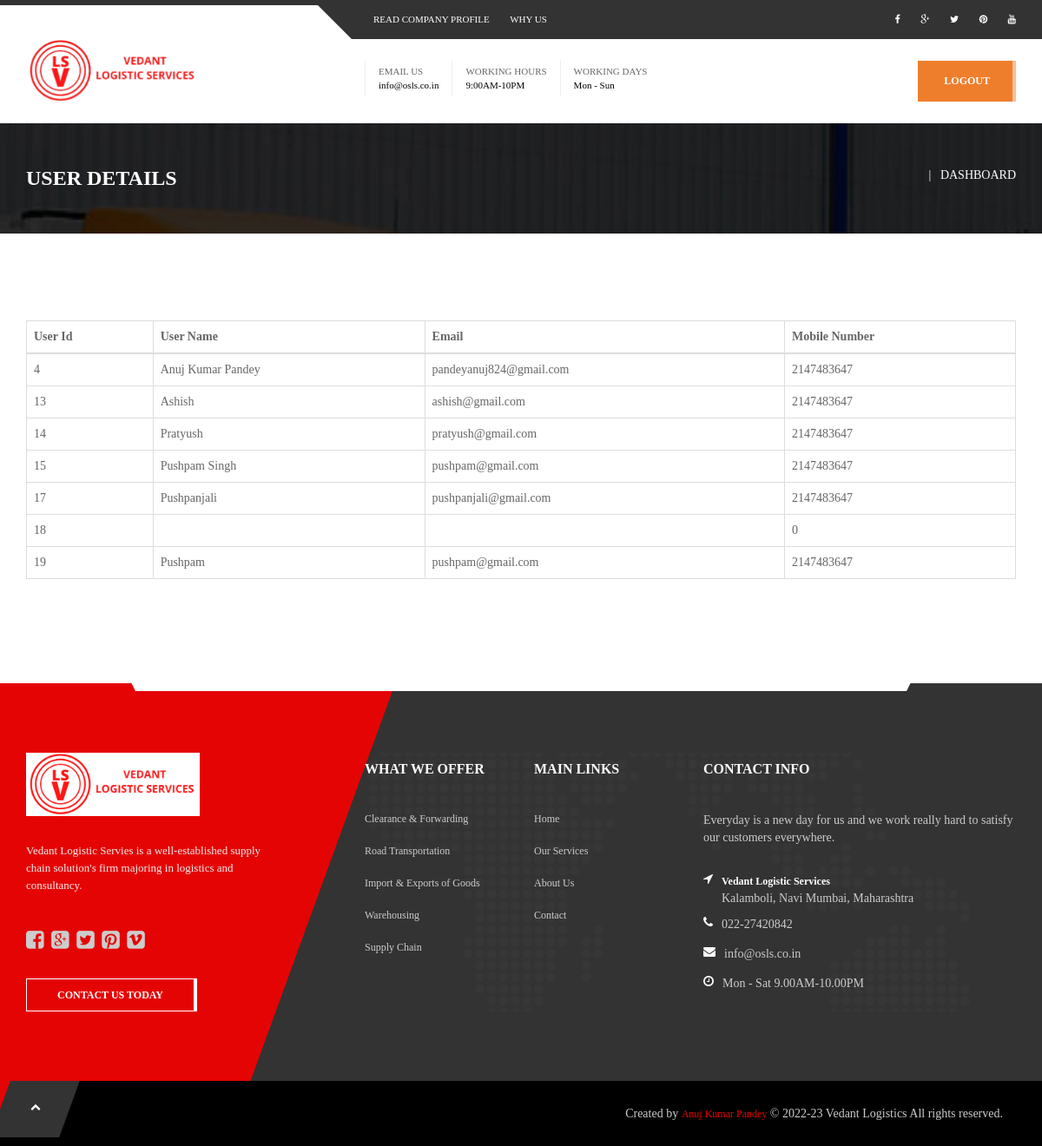
The app's page /user_details.php with its own data.
### tables this page shows
CREATE TABLE `useraccount` (
  `user_id` int(11) NOT NULL,
  `FullName` varchar(255) NOT NULL,
  `Email` varchar(255) NOT NULL,
  `Password` varchar(255) NOT NULL,
  `C_Password` varchar(255) NOT NULL,
  `Phone` int(20) NOT NULL
);

### user_details.php (the view, shortened to what this page needs)
<?php
    $host="localhost";
    $user="root";
    $password="";
    $db="vls";
    $link = mysqli_connect($host,$user,$password,$db);
?>
	<?php include 'head.php' ?>
		<body data-scrolling-animations="true">
			<div class="sp-body">
				<header id="this-is-top">
					<div class="container-fluid">
						<div class="topmenu row">
							<nav class="col-sm-offset-3 col-md-offset-4 col-lg-offset-4 col-sm-6 col-md-5 col-lg-5"> <a href="#">read company profile</a> <a href="#">WHY US</a> </nav>
							<nav class="text-right col-sm-3 col-md-3 col-lg-3"> <a href="#"><i class="fa fa-facebook"></i></a> <a href="#"><i class="fa fa-google-plus"></i></a> <a href="#"><i class="fa fa-twitter"></i></a> <a href="#"><i class="fa fa-pinterest"></i></a> <a href="#"><i class="fa fa-youtube"></i></a> </nav>
						</div>
						<div class="row header">
							<div class="col-sm-3 col-md-3 col-lg-3"> <img src="img/logo1.png" width="200px" alt="Vedant Logistics" /> </div>
							<div class="col-sm-offset-1 col-md-offset-1 col-lg-offset-1 col-sm-8 col-md-8 col-lg-8">
								<div class="text-right header-padding">
									<div class="h-block"><span>EMAIL US</span>info@osls.co.in</div>
									<div class="h-block"><span>WORKING HOURS</span> 9:00AM-10PM</div>
									<div class="h-block"><span>WORKING DAYS</span>Mon - Sun</div> <a class="btn btn-success" href="login.php" type="submit" name="logout">LOGOUT</a> </div>
							</div>
						</div>
						</nav> <a id="menu-close" href="#"><i class="fa fa-times"></i></a> </div>
				</header>
				<div class="bg-image page-title">
					<div class="container-fluid"> <a href="#"><h1>USER DETAILS</h1></a>
						<div class="pull-right">
							 &nbsp;&nbsp;|&nbsp;&nbsp; <a href="admin_dashboard.php">DASHBOARD</a> </div>
					</div>
				</div>
				<br>
				<div class="container-fluid block-content">
					<table class="table table-bordered">
						<thead class="thead_dark">
							<tr>
								<th scope="col">User Id</th>
								<th scope="col">User Name</th>
								<th scope="col">Email</th>
								<th scope="col">Mobile Number</th>
							</tr>
						</thead>
		<?php
        $sql3 = "select * from useraccount";
        $result=mysqli_query($link,$sql3);
    	$count=mysqli_num_rows($result);
        if($count){
            while($row=mysqli_fetch_assoc($result)){
                echo
                '<tr>
					<td>
						'.$row["user_id"].'
					</td>
                    <td>
                        '.$row["FullName"].'
                    </td>
                    <td>
                        '.$row["Email"].'
                    </td>
                    <td>
                        '.$row["Phone"].'
                    </td>
                </tr>';
            }
        }
    ?>
					</table>
				</div>
				<br>
				<?php include 'footer.php' ?>
			</div>
		</body>
		</html>

### assets/switcher/css/color2.css (style rules this page uses)
.why-us li, .stats > div > div, .stats > div > div:hover > span:first-child, #partners .owl-buttons div, #to-top:hover, .bg-image.blog-section h3, .bg-image.blog-section div div a, .bg-image.blog-section div div a:hover, .owl-theme .owl-controls .owl-buttons div, .adress-details > div > span, .comments > div > span.author, nav.pagination a, .tags a, .recent-posts div a, ul.blog-cats li a, .attachments li a, h1, h2, h3, h4, h5, h6, ul.styled li > ul > li > a, ul.styled > li > a, .nav-tabs > li > a, .default-inp i, .our-services div > a > span > i { color:#222127; }
.why-us li span, .topmenu nav, .topmenu:before, footer, #to-top, .two-news > div div:last-child > div { background:#222127; }
header, .topmenu nav:first-child:before { border-top-color:#222127; }
.btn.btn-success, .btn-success:hover, .big-hr.color-1, .one-news > div > div, .btn.btn-sm.btn-success:before, .our-services div > a:hover:after, nav.pagination a.active, ul.styled > li.active, .nav-tabs > li.active > a, .nav-tabs > li.active > a:focus, .nav-tabs > li.active > a:hover, .info-texts:before, ul.blog-cats > li:before, ul.blog-cats li > ul { background-color:#f48929; }

### assets/switcher/css/color3.css (style rules this page uses)
.why-us li, .stats > div > div, .stats > div > div:hover > span:first-child, #partners .owl-buttons div, #to-top:hover, .bg-image.blog-section h3, .bg-image.blog-section div div a, .bg-image.blog-section div div a:hover, .owl-theme .owl-controls .owl-buttons div, .adress-details > div > span, .comments > div > span.author, nav.pagination a, .tags a, .recent-posts div a, ul.blog-cats li a, .attachments li a, h1, h2, h3, h4, h5, h6, ul.styled li > ul > li > a, ul.styled > li > a, .nav-tabs > li > a, .default-inp i, .our-services div > a > span > i { color:#292c31; }
.why-us li span, .topmenu nav, .topmenu:before, footer, #to-top, .two-news > div div:last-child > div { background:#292c31; }
header, .topmenu nav:first-child:before { border-top-color:#292c31; }
.btn.btn-success, .btn-success:hover, .big-hr.color-1, .one-news > div > div, .btn.btn-sm.btn-success:before, .our-services div > a:hover:after, nav.pagination a.active, ul.styled > li.active, .nav-tabs > li.active > a, .nav-tabs > li.active > a:focus, .nav-tabs > li.active > a:hover, .info-texts:before, ul.blog-cats > li:before, ul.blog-cats li > ul { background-color:#f04d4e; }

### assets/switcher/css/color4.css (style rules this page uses)
.why-us li, .stats > div > div, .stats > div > div:hover > span:first-child, #partners .owl-buttons div, #to-top:hover, .bg-image.blog-section h3, .bg-image.blog-section div div a, .bg-image.blog-section div div a:hover, .owl-theme .owl-controls .owl-buttons div, .adress-details > div > span, .comments > div > span.author, nav.pagination a, .tags a, .recent-posts div a, ul.blog-cats li a, .attachments li a, h1, h2, h3, h4, h5, h6, ul.styled li > ul > li > a, ul.styled > li > a, .nav-tabs > li > a, .default-inp i, .our-services div > a > span > i { color:#333; }
.why-us li span, .topmenu nav, .topmenu:before, footer, #to-top, .two-news > div div:last-child > div { background:#333; }
header, .topmenu nav:first-child:before { border-top-color:#333; }
.btn.btn-success, .btn-success:hover, .big-hr.color-1, .one-news > div > div, .btn.btn-sm.btn-success:before, .our-services div > a:hover:after, nav.pagination a.active, ul.styled > li.active, .nav-tabs > li.active > a, .nav-tabs > li.active > a:focus, .nav-tabs > li.active > a:hover, .info-texts:before, ul.blog-cats > li:before, ul.blog-cats li > ul { background-color:#09397a; }

### records on screen
useraccount: user_id "4", FullName "Anuj Kumar Pandey", Email "pandeyanuj824@gmail.com", Phone "2147483647"
useraccount: user_id "13", FullName "Ashish", Email "ashish@gmail.com", Phone "2147483647"
useraccount: user_id "14", FullName "Pratyush", Email "pratyush@gmail.com", Phone "2147483647"
useraccount: user_id "15", FullName "Pushpam Singh", Email "pushpam@gmail.com", Phone "2147483647"
useraccount: user_id "17", FullName "Pushpanjali", Email "pushpanjali@gmail.com", Phone "2147483647"
useraccount: user_id "18", Phone "0"
useraccount: user_id "19", FullName "Pushpam", Email "pushpam@gmail.com", Phone "2147483647"
